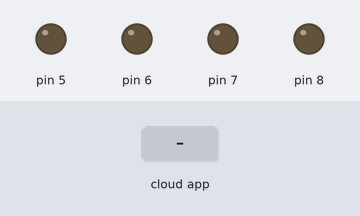
Bench run of a sketch on a simulated Arduino Uno, built with avr-gcc and run on an emulated ATmega328P. On the bench: output pins drawn as LEDs (lit = HIGH). The inputs (shaded band) are chosen by the test bench. The ROS host is connected and sends only what is stated.

Above: at 1.2 s.
1.3 s: the phone or cloud app sets linear.x to -100
At 1.6 s:
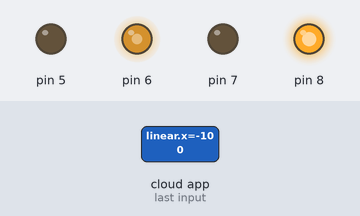
2.8 s: the phone or cloud app sets angular.z to -100
At 3.9 s:
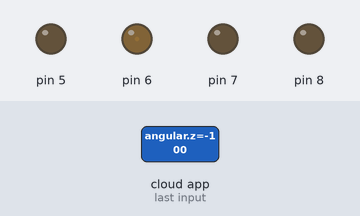
4.3 s: the phone or cloud app sets linear.x to 0
At 5.1 s:
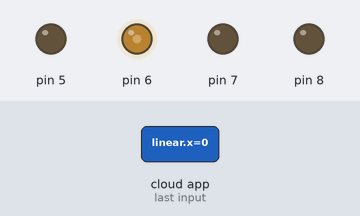
5.8 s: the phone or cloud app sets angular.z to 100
At 6.2 s:
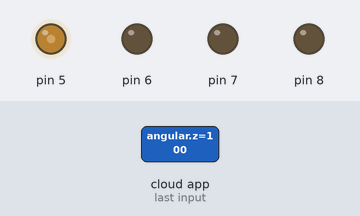
7.3 s: the phone or cloud app sets linear.x to 100
At 8.6 s:
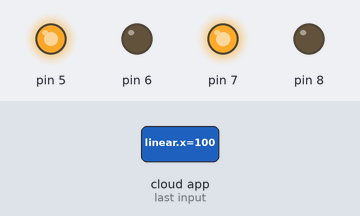
Timing chart, 0 to 9.8 s (numbered marks = the images above; inputs shaded):
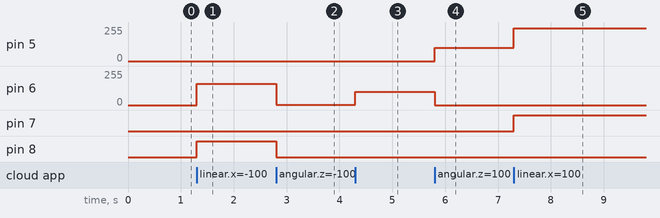

Measured:
- after the input at 1.3 s, pin 6: 0/255 → 158/255 at once; pin 8: LOW → HIGH at once
- after the input at 2.8 s, pin 6: 158/255 → 2/255 at once; pin 8: HIGH → LOW at once
- after the input at 4.3 s, pin 6: 2/255 → 100/255 at once
- after the input at 5.8 s, pin 5: 0/255 → 100/255 at once; pin 6: 100/255 → 0/255 at once
- after the input at 7.3 s, pin 5: 100/255 → 244/255 at once; pin 7: LOW → HIGH at once

The sketch:

hardware_interface.ino
```cpp
/*
    \--------------------------------------------------------------------------------------------------------------\
    \ Luke Rouleau & Xuanhao Shi 2022                                                                              \
    \ Senior Design x IEEE Southeast Con Hardware Design Competition                                               \
    \--------------------------------------------------------------------------------------------------------------\
    \ This represents the final Teensy code for Bobert. It combines the functionality of the motor control         \
    \ interface & the arm hardware interface.                                                                      \
    \--------------------------------------------------------------------------------------------------------------\
*/

// Library functions from: https://github.com/adamlm/tb9051ftg-motor-carrier-arduino
// Modified for our application

#include <TB9051FTGMotorCarrier.h>
#include <ros.h>
#include <geometry_msgs/Twist.h>

// Define your operation type here:
#define STD_OPERATION
#define CMD_VEL         // for normal subscription to /cmd_vel
//#define TURTLE_CMD_VEL  // for subscription to /turtle1/cmd_vel

// Define the max cmd_vel that is issued from move_base
// Based on our experimentation, the max operational speed is 0.27686 m/s
// At half speed, this is 0.13208
#define MAX_VEL 0.13208         // m/s, x - linear
#define MAX_THETA 1.2235        // rad/s, z - rotational

// Based on our wheel-base of 8.5in = 0.2159m, a conversion of m to rad is :
#define RAD_TO_MTR 0.10795      // m/rad , thus if you have a z in rad/s, then z * RAD_TO_MTR = m/s for one wheel

// The wheel tuning constant: without this, the robot skews leftward, so slow down the right motor,
#define R_MOTOR_TUNING  0.96


/* ---------- LEFT ---------- */
// TB9051FTGMotorCarrier pin definitions
static constexpr uint8_t pwm1Pin_L{7};
static constexpr uint8_t pwm2Pin_L{8};
// Instantiate TB9051FTGMotorCarrier
static TB9051FTGMotorCarrier driver_L{pwm1Pin_L, pwm2Pin_L};
static float throttlePercent_L{0.0f};

/* ---------- RIGHT ---------- */
// TB9051FTGMotorCarrier pin definitions
static constexpr uint8_t pwm1Pin_R{5};
static constexpr uint8_t pwm2Pin_R{6};
// Instantiate TB9051FTGMotorCarrier
static TB9051FTGMotorCarrier driver_R{pwm1Pin_R, pwm2Pin_R};
static float throttlePercent_R{0.0f};

/* ---------- DEFAULT SPEED ---------- */
const float default_L = 0.5; // power % to make the wheel travel at 1m/s
const float default_R = 0.5; // power % to make the wheel travel at 1m/s

#ifdef STD_OPERATION
// Create rosserial node handle
ros::NodeHandle nh;

// Used for the actual
void cmd_vel_cb(const geometry_msgs::Twist & msg){
    // Read the message and act accordingly
    const float x = msg.linear.x;
    const float z_rot = msg.angular.z;

    // Translate this into a % for each wheel
    float right_cmd = 0.0;
    float left_cmd = 0.0;
    if (z_rot > 0) {
        right_cmd = x + min((z_rot * RAD_TO_MTR), MAX_THETA * RAD_TO_MTR);
        left_cmd = x - min((z_rot * RAD_TO_MTR), MAX_THETA * RAD_TO_MTR);
    }
    else {
        right_cmd = x - min((abs(z_rot) * RAD_TO_MTR), MAX_THETA * RAD_TO_MTR);
        left_cmd = x + min((abs(z_rot) * RAD_TO_MTR), MAX_THETA * RAD_TO_MTR);
    }

    // Apply the scaling constant & convert to a %:
    right_cmd = (min(right_cmd, (2 * MAX_VEL)) / (2 * MAX_VEL)) * R_MOTOR_TUNING;
    left_cmd  = min(left_cmd, (2 * MAX_VEL)) / (2 * MAX_VEL);

    //int right_cmd = x * 100 * min(1, max(z_rot*1.5 + 1, -1));
    //int left_cmd = x * 100 * min(1, max(-z_rot*1.5 + 1, -1));

    //int right_cmd = x * 100;  // This is what I did for testing
    //int left_cmd = x * 100;   // This is what I did for testing

    driver_L.setOutput(left_cmd);
    driver_R.setOutput(right_cmd);
}

/* ---------- Set up the subscriber ---------- */
#ifdef CMD_VEL
ros::Subscriber<geometry_msgs::Twist> sub("cmd_vel", cmd_vel_cb);
#else
ros::Subscriber<geometry_msgs::Twist> sub("turtle1/cmd_vel", cmd_vel_cb);
#endif

void setup() {
    // Init the motor carrier handles
    driver_L.enable();
    driver_L.setBrakeMode(1); // Break when no output, rather than coast
    driver_L.setOutput(throttlePercent_L);

    driver_R.enable();
    driver_R.setBrakeMode(1); // Break when no output, rather than coast
    driver_R.setOutput(throttlePercent_R);

    // Init the node handle
    nh.initNode();
    nh.subscribe(sub);
}

void loop() {
    nh.spinOnce();
    delay(1);
}
#else
void setup() {
    // Init the motor carrier handles
    driver_L.enable();
    driver_L.setBrakeMode(1); // Break when no output, rather than coast
    driver_L.setOutput(throttlePercent_L);

    driver_R.enable();
    driver_R.setBrakeMode(1); // Break when no output, rather than coast
    driver_R.setOutput(throttlePercent_R);
}
#endif

#ifdef LINEAR_MAX_TEST
void loop() {
    // Run for 10s
    driver_L.setOutput(1.0);
    driver_R.setOutput(1.0 * R_MOTOR_TUNING);
    for (auto i{0}; i < 10; i++) {
        delay(1000);
    }
    // Stop for 5s
    driver_L.setOutput(0.0);
    driver_R.setOutput(0.0);
    for (auto i{0}; i < 5; i++) {
        delay(1000);
    }
}
#endif

#ifdef LINEAR_HALF_TEST
void loop() {
    // Run for 10s
    driver_L.setOutput(0.5);
    driver_R.setOutput(0.5 * R_MOTOR_TUNING);
    for (auto i{0}; i < 10; i++) {
        delay(1000);
    }
    // Stop for 5s
    driver_L.setOutput(0.0);
    driver_R.setOutput(0.0);
    for (auto i{0}; i < 5; i++) {
        delay(1000);
    }
}
#endif

#ifdef ANGULAR_MAX_CW_TEST
void loop() {
    // Run for 10s
    driver_L.setOutput(1.0);
    driver_R.setOutput(-1.0);
    for (auto i{0}; i < 10; i++) {
        delay(1000);
    }
    // Stop for 5s
    driver_L.setOutput(0.0);
    driver_R.setOutput(0.0);
    for (auto i{0}; i < 5; i++) {
        delay(1000);
    }
}
#endif

#ifdef ANGULAR_HALF_CW_TEST
void loop() {
    // Run for 10s
    driver_L.setOutput(0.5);
    driver_R.setOutput(-0.5 * R_MOTOR_TUNING);
    for (auto i{0}; i < 10; i++) {
        delay(1000);
    }
    // Stop for 5s
    driver_L.setOutput(0.0);
    driver_R.setOutput(0.0);
    for (auto i{0}; i < 5; i++) {
        delay(1000);
    }
}
#endif

#ifdef ANGULAR_MAX_CC_TEST
void loop() {
    // Run for 10s
    driver_L.setOutput(-1.0);
    driver_R.setOutput(1.0);
    for (auto i{0}; i < 10; i++) {
        delay(1000);
    }
    // Stop for 5s
    driver_L.setOutput(0.0);
    driver_R.setOutput(0.0);
    for (auto i{0}; i < 5; i++) {
        delay(1000);
    }
}
#endif

#ifdef ANGULAR_HALF_CC_TEST
void loop() {
    // Run for 10s
    driver_L.setOutput-0.5);
    driver_R.setOutput(0.5);
    for (auto i{0}; i < 10; i++) {
        delay(1000);
    }
    // Stop for 5s
    driver_L.setOutput(0.0);
    driver_R.setOutput(0.0);
    for (auto i{0}; i < 5; i++) {
        delay(1000);
    }
}
#endif
```
